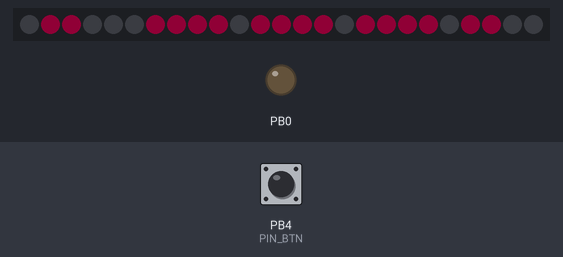
This sketch was run on a simulated ATtiny85, built with avr-gcc and run on an emulated ATtiny85. Shown: 25 RGB LEDs in strip order, left to right, output pins drawn as LEDs (lit = HIGH). The test bench sets the inputs (shaded band); at power-on: PB4 (PIN_BTN) HIGH. Dim RGB values are drawn brighter than linear; sleep ends after the set time or at an interrupt; random numbers use the default seed unless the sketch sets one.

Above: at 1.2 s.
1.3 s: PB4 (PIN_BTN) pulled LOW for 0.15 s
At 1.55 s:
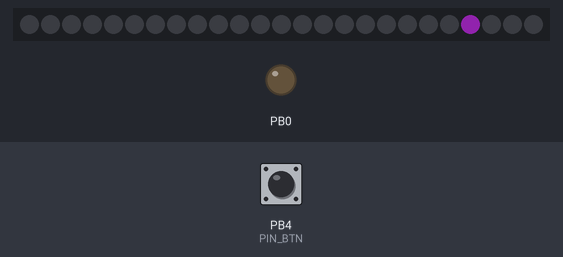
2.0 s: PB4 (PIN_BTN) pulled LOW for 1 s
At 3.09 s:
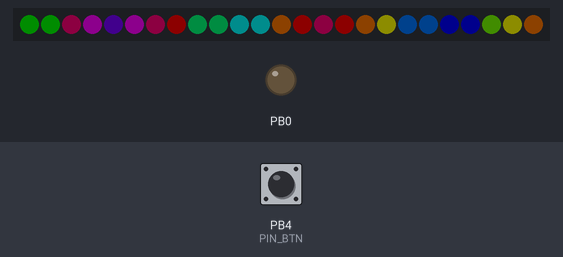
3.6 s: PB4 (PIN_BTN) pulled LOW for 0.15 s
At 3.82 s:
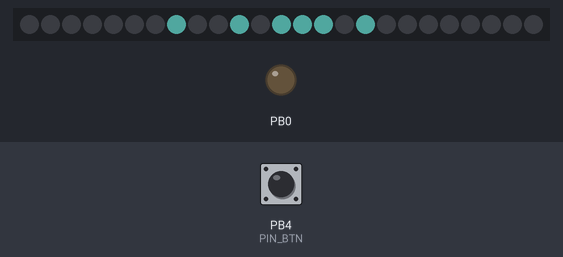
4.3 s: PB4 (PIN_BTN) pulled LOW for 3.2 s
At 6.9 s:
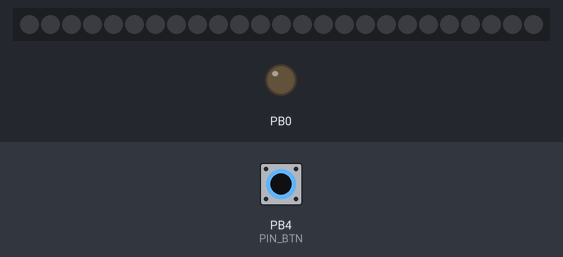
9.0 s: PB4 (PIN_BTN) pulled LOW for 0.15 s
At 9.37 s:
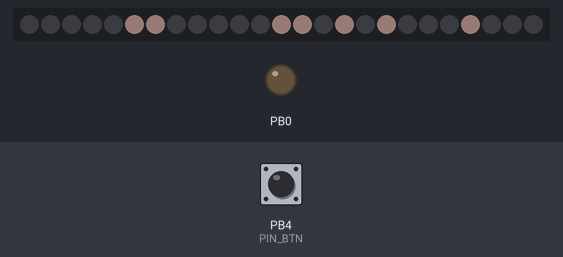
9.7 s: PB4 (PIN_BTN) pulsed LOW 5 times (0.12 s each, 0.3 s apart)
At 11.75 s:
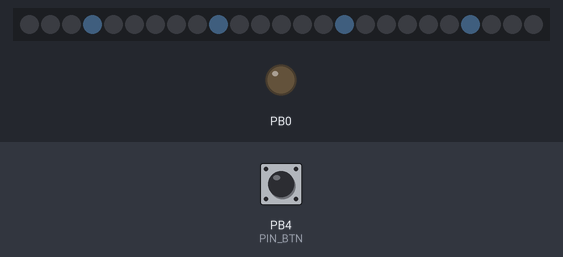

Measured:
- after the input at 9.0 s, the LEDs: first change at once (image 5 shows a later state)

The sketch:

KidsPatch_WS2812.ino
```cpp
#include <Adafruit_NeoPixel.h>
#include "animations270.h"
//#include "animations180.h"
//#include "animations90.h"
//#include "animations.h"


#define MAX_BRIGHTNESS 50
#define MIN_BRIGHTNESS 10
#define LONG_PRESS_DURATION 2000
//#define AUTO_SLEEP_DURATION 3600000 // 60 minutes
#define AUTO_SLEEP_DURATION 1200000 // 20 minutes
#define PIN_BTN 4      // Arduino pin that connects to a push button
#define PIN_WS2812B 3  // Arduino pin that connects to WS2812B
#define NUM_PIXELS 25  // The number of LEDs (pixels) on WS2812B


Adafruit_NeoPixel WS2812B(NUM_PIXELS, PIN_WS2812B, NEO_GRB + NEO_KHZ800);

const uint8_t SINE_COUNT = 24;
const uint8_t SINE[] = { 4, 5, 6, 7, 7, 8, 8, 8, 7, 7, 6, 5, 4, 3, 2, 1, 1, 0, 0, 0, 1, 1, 2, 3 };

uint32_t buttonDown = 0;
bool goAsleep = false;
bool sleeping = false;
bool firstSleep = false;

uint8_t  currLine = 100;
uint16_t currAniSelect = 254;
uint8_t  currAniFrame = 0;
uint8_t  currAniCount = 0;
int      currAniAddr = 0;
int      currR = 40, currG = random(MAX_BRIGHTNESS), currB = random(MAX_BRIGHTNESS);
int      currDR = 2, currDG = 2, currDB = 3;
uint8_t  currRainbowMode = 0;
uint8_t  currRainbowTable[] { 0, 0, 0, 0, 0 };
uint8_t  currRainbowIndex = 0;
uint8_t  currRainboxShift = 4;
int      currRainbowBright = MIN_BRIGHTNESS;
int      currRainbowDiff = random(3) + 1;

uint8_t  currHeartIndex = 254;
int16_t  currHeartBlue = MIN_BRIGHTNESS;
int8_t   currHeartDiff = 1;

uint8_t  currDogIndex = 253;

volatile uint8_t  currMode = 0;
volatile uint32_t lastActionTime = 0;


void setup() {
  ADCSRA = 0; // Disable analog-to-digital conversion

  pinMode(0, OUTPUT);
  pinMode(3, OUTPUT);
  pinMode(4, OUTPUT);

  WS2812B.begin();

  currRainbowTable[0] = SINE[0];
  currRainbowTable[1] = SINE_COUNT - 1;
  currRainbowTable[2] = SINE_COUNT - 2;
  currRainbowTable[3] = SINE_COUNT - 3;
  currRainbowTable[4] = SINE_COUNT - 4;

  // Disable interrupts
  cli();
  // Enable interrupt handler (ISR) for PIN_I (PCINT1)
  PCMSK |= (1 << PIN_BTN);
  // Enable PCINT interrupt in the general interrupt mask
  GIMSK |= (1 << PCIE);
  // Set pin as input pin - has dedecated pullup
  pinMode(PIN_BTN, INPUT);

  // Last line of setup - re-enable interrupts
  sei();
}

/**
 * Interrupt handler
 */
ISR(PCINT0_vect) {
  if (sleeping) {
    // Interrupt while sleeping
    sleeping = false;
    MCUCR &= ~(1 << SE); // Disabling sleep mode
    buttonDown = 0;
    lastActionTime = millis();
    return;
  }

  if (digitalRead(PIN_BTN) == LOW) { // Button pressed
    // Remember when the button was pressed down
    buttonDown = millis();
  } else if (!sleeping && buttonDown != 0) { // button released
    uint32_t down = buttonDown;
    uint32_t time = millis();
    buttonDown = 0; // Set handled
    lastActionTime = millis();
    if (time < down) return; // Safe-guard
    uint32_t duration = time - down;
    if (duration < 25) { // De-bounce
      return;
    } else if (duration < 2000) { // Short press
      currMode++;
      currAniFrame = 253;
      currAniSelect = 253;
      currDogIndex = 253;
    } else { // Long press
      goAsleep = true; // Go aspleep at next loop
    }
  }
}

/**
 * Set the chip into sleep mode
 */
void fallAsleep() {
  sleeping = true;

  // Enabling sleep mode and powerdown sleep mode
  MCUCR |= (1 << SM1);
  // Enabling sleep enable bit
  MCUCR |= (1 << SE);
  // Sleep instruction to put controller to sleep
  __asm__ __volatile__ ( "sleep" "\n\t" :: );
}


/**
 * Read the frame count of a stored animation (first value)
 *
 * @param addr   The pointer of the progmem animation
 * @return       The number of frames teh animation has
 */
uint8_t getAniFrameCount(int addr) {
  return (uint8_t)pgm_read_dword(addr) & 0xFF;
}

/**
 * Writes all pixels of an animation frame to the WS2812B
 *
 * @param addr    The pointer of the progmem animation
 * @param frame   The index of the frame of the animation (one-based)
 * @param shift   The number of pixels to shift the frame to the right
 * @param color   The color for enabled bits of the animation
 * @param bg      The color for disabled bits of the animation (will not be set if the hightest bit 0x80000000 is 1, enabling transparency)
 */
void setAniImage(int addr, uint8_t frame, int8_t shift, uint32_t color, uint32_t bg = 0) {
  // Read frame from program memory
  uint32_t frameData = pgm_read_dword(addr + (frame * sizeof(uint32_t)));
  // Set all pixels of the frame in the given color or backcolor
  int8_t col;
  if ((bg & 0x80000000) == 0) {
    for (int8_t i = 0; i < 5 ; i++) {
      col = shift + i;
      if (col < 0 || col > 4) continue;
      WS2812B.setPixelColor(     col, ((frameData & ((uint32_t)1 << (24 - i))) == 0) ? bg : color);
      WS2812B.setPixelColor( 9 - col, ((frameData & ((uint32_t)1 << (19 - i))) == 0) ? bg : color);
      WS2812B.setPixelColor(10 + col, ((frameData & ((uint32_t)1 << (14 - i))) == 0) ? bg : color);
      WS2812B.setPixelColor(19 - col, ((frameData & ((uint32_t)1 << ( 9 - i))) == 0) ? bg : color);
      WS2812B.setPixelColor(20 + col, ((frameData & ((uint32_t)1 << ( 4 - i))) == 0) ? bg : color);
    }
  } else {
    for (int8_t i = 0; i < 5 ; i++) {
      col = shift + i;
      if (col < 0 || col > 4) continue;
      if ((frameData & ((uint32_t)1 << (24 - i))) != 0) WS2812B.setPixelColor(     col, color);
      if ((frameData & ((uint32_t)1 << (19 - i))) != 0) WS2812B.setPixelColor( 9 - col, color);
      if ((frameData & ((uint32_t)1 << (14 - i))) != 0) WS2812B.setPixelColor(10 + col, color);
      if ((frameData & ((uint32_t)1 << ( 9 - i))) != 0) WS2812B.setPixelColor(19 - col, color);
      if ((frameData & ((uint32_t)1 << ( 4 - i))) != 0) WS2812B.setPixelColor(20 + col, color);
    }
  }
}

/**
 * Create a new color by slightly shifting the RGB values
 */
uint32_t getNextAniColor() {
  int c;
  c = (int)currR + currDR;
  if (c > MAX_BRIGHTNESS) { currR = MAX_BRIGHTNESS; currDR = random(5) - 5; } else if (c < MIN_BRIGHTNESS) { currR = MIN_BRIGHTNESS; currDR = random(5) + 1; } else { currR = (uint8_t)c; }
  c = (int)currG + currDG;
  if (c > MAX_BRIGHTNESS) { currG = MAX_BRIGHTNESS; currDG = random(5) - 5; } else if (c < MIN_BRIGHTNESS) { currG = MIN_BRIGHTNESS; currDG = random(5) + 1; } else { currG = (uint8_t)c; }
  c = (int)currB + currDB;
  if (c > MAX_BRIGHTNESS) { currB = MAX_BRIGHTNESS; currDB = random(5) - 5; } else if (c < MIN_BRIGHTNESS) { currB = MIN_BRIGHTNESS; currDB = random(5) + 1; } else { currB = (uint8_t)c; }
  return WS2812B.Color(currR, currG, currB);
}

/**
 * Main loop for animation mode
 */
void loopAnis(uint8_t aniSet) {
  currAniFrame++;
  uint8_t frame = currAniFrame;
  uint8_t factor = aniSet == 4 ? 32 : 0;
  if (frame > currAniCount) {
    currAniFrame = frame = 1;
    currAniSelect++;
    switch (aniSet) {
      case 1: // Mario
        currAniSelect = 0;
        currAniAddr = &ANI_MARIO;
        break;
      case 2: // Pong
        currAniSelect = 0;
        currAniAddr = &ANI_PONG;
        break;
      case 3: // Car
        currAniSelect = 0;
        currAniAddr = &ANI_CAR;
        break;
      case 4: // Jumping dots
        currAniSelect = 0;
        currAniAddr = &JUMPING_DOTS;
        break;
      default: // Man running
        if (currAniSelect < 5) {
          currAniAddr = &ANI_MAN_RUN;
        } else if (currAniSelect < 6) {
          currAniAddr = &ANI_MAN_ROLL;
        } else if (currAniSelect < 11) {
          currAniAddr = &ANI_MAN_RUN;
        } else if (currAniSelect < 12) {
          currAniAddr = &ANI_MAN_FALL;
        } else if (currAniSelect < 13) {
          delay(500);
          currAniAddr = &ANI_MAN_STANDUP;
        } else if (currAniSelect < 14) {
          currAniAddr = &ANI_KAMI;
        } else if (currAniSelect < 15) {
          delay(200);
          currAniAddr = &ANI_BOOM;
        } else {
          currAniSelect = 0;
          currAniAddr = &ANI_MAN_RUN;
        }
        break;
    }
    currAniCount = getAniFrameCount(currAniAddr);
  }

  //WS2812B.clear();
  //setAniImage(currAniAddr, frame, 0, getNextAniColor());
  setFadeImage(currAniAddr, frame, 0, getNextAniColor(), factor);
  WS2812B.show();
  delay(100);
}


/**
 * Returns the rainbow color set by a specific shift and brightness
 *
 * @param shift        The color index in the rainbow colors (overflow allowed)
 * @param brightness   The max value of R, G, and B
 */
uint32_t getRainbowColor(uint8_t shift, uint8_t brightness) {
  switch (shift % 12) {
    case 0:  return WS2812B.Color(brightness,     0,              0);
    case 1:  return WS2812B.Color(brightness,     brightness / 2, 0);
    case 2:  return WS2812B.Color(brightness,     brightness,     0);
    case 3:  return WS2812B.Color(brightness / 2, brightness,     0);
    case 4:  return WS2812B.Color(0,              brightness,     0);
    case 5:  return WS2812B.Color(0,              brightness,     brightness / 2);
    case 6:  return WS2812B.Color(0,              brightness,     brightness);
    case 7:  return WS2812B.Color(0,              brightness / 2, brightness);
    case 8:  return WS2812B.Color(0,              0,              brightness);
    case 9:  return WS2812B.Color(brightness / 2, 0,              brightness);
    case 10: return WS2812B.Color(brightness,     0,              brightness);
    case 11: return WS2812B.Color(brightness,     0,              brightness / 2);

    default: return WS2812B.Color(brightness,     brightness,     brightness);
  }
}//reed

/**
 * Set a column of the WS2812B with a specific rainbow shift
 */
void setNextRainbowColumn(uint8_t shift, uint8_t brightness, uint8_t col) {
  WS2812B.setPixelColor(     col, getRainbowColor(shift    , brightness));
  WS2812B.setPixelColor( 9 - col, getRainbowColor(shift + 1, brightness));
  WS2812B.setPixelColor(10 + col, getRainbowColor(shift + 2, brightness));
  WS2812B.setPixelColor(19 - col, getRainbowColor(shift + 3, brightness));
  WS2812B.setPixelColor(20 + col, getRainbowColor(shift + 4, brightness));
  currRainbowTable[col] = shift;
}

/**
 * Adds a new shift to the start of the WS2812B and moves all current pixels
 * one to the right (last pixels stored in currRainbowTable)
 */
void setNextRainbow(uint8_t shift, uint8_t brightness) {
  for (uint8_t i = 4; i > 0; i--) {
    setNextRainbowColumn(currRainbowTable[i - 1], brightness, i);
  }
  setNextRainbowColumn(shift, brightness, 0);
}

/**
 * Main loop for rainbow mode
 */
void loopRainbow() {
  // Adjust brightness
  currRainbowBright += currRainbowDiff;
  if (currRainbowBright > MAX_BRIGHTNESS) {
    currRainbowBright = MAX_BRIGHTNESS;
    currRainbowDiff = random(4) - 4;
  } else if (currRainbowBright < MIN_BRIGHTNESS) {
    currRainbowBright = MIN_BRIGHTNESS;
    currRainbowDiff = random(4) + 1;
  }

  switch (currRainbowMode) {
    case 0: case 1: // Sine wave movement
      setNextRainbow(SINE[currRainbowIndex % SINE_COUNT], (uint8_t)(currRainbowBright & 0xFF));
      WS2812B.show();
      delay(100);

      currRainbowIndex++;
      if (currRainbowIndex >= (SINE_COUNT * 4)) {
        currRainbowIndex = 0;
        currRainbowMode++;
      }
      break;
    case 2: case 3:  // Linear movement
      currRainbowIndex++;
      if (currRainbowIndex > 100) {
        currRainbowIndex = 0;
        currRainbowMode++;
      } else {
        setNextRainbow(currRainbowIndex + SINE[0], (uint8_t)(currRainbowBright & 0xFF));
        WS2812B.show();
        delay(100);
      }
      break;
    default:
      currRainbowMode = 0;
  }
}


uint32_t decreaseColor(uint32_t color, uint8_t factor) {
  if (color == 0) return 0;

  return (((((color & 0x00FF0000) >> 16) * factor / 255) & 0xFF) << 16)
       | (((((color & 0x0000FF00) >>  8) * factor / 255) & 0xFF) <<  8)
     |  (( (color & 0x000000FF)        * factor / 255) & 0xFF)       ;
}

/**
 * Fades out the existing image and puts the new one on top
 * @param addr    The pointer of the progmem animation
 * @param frame   The index of the frame of the animation (one-based)
 * @param shift   The number of pixels to shift the frame to the right
 * @param color   The color for enabled bits of the animation
 * @param factor  The factor out of 255 for all current pixels
 */
void setFadeImage(int addr, uint8_t frame, uint8_t shift, uint32_t color, uint8_t factor) {
  // Read frame from program memory
  uint32_t frameData = pgm_read_dword(addr + (frame * sizeof(uint32_t)));
  // Fade all current pixels
  for (int8_t i = 0; i < 25; i++) {
    WS2812B.setPixelColor(i, decreaseColor(WS2812B.getPixelColor(i), factor));
  }
  // Set all active pixels of the frame in the given color
  int8_t col;
  for (int8_t i = 0; i < 5 ; i++) {
    col = shift + i;
    if (col < 0 || col > 4) continue;
    if ((frameData & ((uint32_t)1 << (24 - i))) != 0) WS2812B.setPixelColor(     col, color);
    if ((frameData & ((uint32_t)1 << (19 - i))) != 0) WS2812B.setPixelColor( 9 - col, color);
    if ((frameData & ((uint32_t)1 << (14 - i))) != 0) WS2812B.setPixelColor(10 + col, color);
    if ((frameData & ((uint32_t)1 << ( 9 - i))) != 0) WS2812B.setPixelColor(19 - col, color);
    if ((frameData & ((uint32_t)1 << ( 4 - i))) != 0) WS2812B.setPixelColor(20 + col, color);
  }
}

void loopHeart() {
  // Adjust blu in current color
  currHeartBlue += currHeartDiff;
  if (currHeartBlue < 0) {
    currHeartBlue = 0;
    currHeartDiff = random(2) + 1;
  } else if (currHeartBlue > MAX_BRIGHTNESS) {
    currHeartBlue = MAX_BRIGHTNESS;
    currHeartDiff = random(2) - 2;
  }

  currHeartIndex++;
  switch(currHeartIndex) {
    case 0: case 1: case 5:
      setFadeImage(&ANI_SIMPLEHEART, 1, 0, WS2812B.Color(MAX_BRIGHTNESS, 0, (uint8_t)currHeartBlue), 180);
      WS2812B.show();
      break;
    case 2: case 4: case 6:
      setFadeImage(&ANI_SIMPLEHEART, 2, 0, WS2812B.Color(MAX_BRIGHTNESS, 0, (uint8_t)currHeartBlue), 180);
      WS2812B.show();
      break;
    case 3: case 7: case 8:
      setFadeImage(&ANI_SIMPLEHEART, 3, 0, WS2812B.Color(MAX_BRIGHTNESS, 0, (uint8_t)currHeartBlue), 180);
      WS2812B.show();
      break;

    default:
      if (currHeartIndex < 20) {
        setFadeImage(&ANI_SIMPLEHEART, 4, 0, WS2812B.Color(MAX_BRIGHTNESS, 0, (uint8_t)currHeartBlue), 180);
        WS2812B.show();
      } else {
        currHeartIndex = 0;
      }
      break;
  }

  delay(100);
}


void loopDog() {
  WS2812B.clear();

  currDogIndex++;
  if (currDogIndex < 16) { // Stick, run in, run
    setAniImage(&ANI_DOG, currDogIndex, 0, getNextAniColor());
  } else if (currDogIndex < 66) { // 10x run
    setAniImage(&ANI_DOG, 11 + ((currDogIndex - 16) % 5), 0, getNextAniColor());
  } else if (currDogIndex < 71) { // run out
    setAniImage(&ANI_DOG, currDogIndex - 50, 0, getNextAniColor());
  } else if (currDogIndex < 75) { // empty
    setAniImage(&ANI_DOG, 20, 0, getNextAniColor());
  } else { // Restart
    currDogIndex = 0;
    setAniImage(&ANI_DOG, 0, 0, getNextAniColor());
  }

  WS2812B.show();
  delay(100);
}


void loop() {
  uint32_t time = millis();

  if (buttonDown != 0 && time - buttonDown > 2000) {
    // Button is long pressed -> turn display off
    WS2812B.clear();
    WS2812B.show();
    return;
  }  else if (time - lastActionTime > AUTO_SLEEP_DURATION) {
    // Running without action for too long
    WS2812B.clear();
    WS2812B.show();
    goAsleep = true;
  }

  if (goAsleep) {
    goAsleep = false; // Set handled
    fallAsleep();
    return;
  }

  uint8_t mode = currMode;

  switch (mode) {
    case 0: loopHeart(); break;
    case 1: loopDog(); break;
    case 2: loopRainbow(); break;
    case 3: loopAnis(0); break; // running
    case 4: loopAnis(1); break; // mario
    case 5: loopAnis(2); break; // pong
    case 6: loopAnis(3); break; // car
    case 7: loopAnis(4); break; // dots
    default:
      currMode = 0;
      break;
  }
}
```

Source omitted: animations270.h (9688 bytes)
